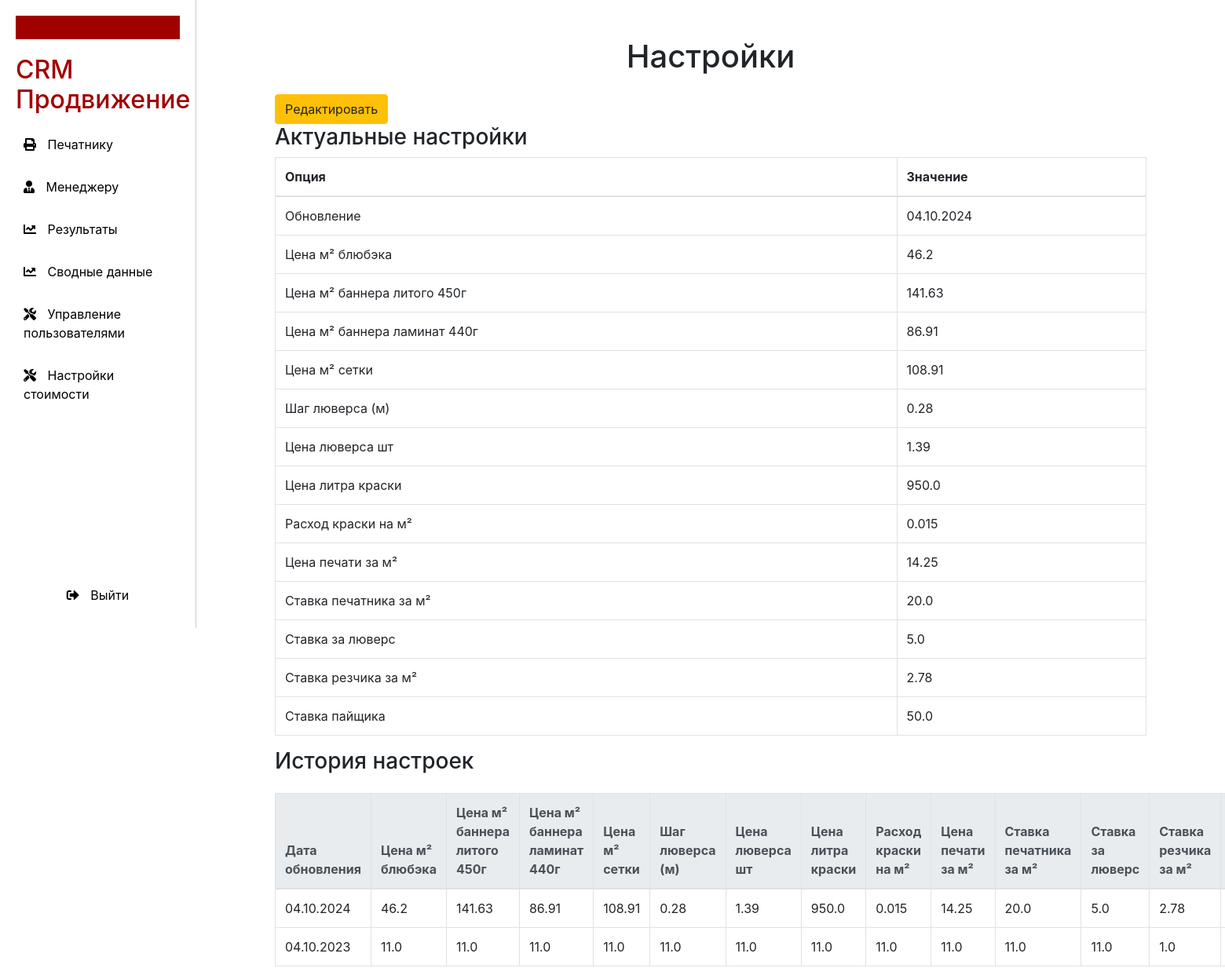
The app's page /settings (signed in) with its own data.
### models.py (models this page shows)
class Settings(Base):
    __tablename__ = 'settings'
    id = Column(Integer, primary_key=True)
    updated_at = Column(Date, nullable=False)
    blueback_price_m2 = Column(Float)  # Цена м² блюбэка
    banner_molded_price_m2 = Column(Float)  # Цена м² баннера литого 450г
    banner_laminated_price_m2 = Column(Float)  # Цена м² баннера ламинат 440г
    mesh_price_m2 = Column(Float)  # Цена м² сетки
    eyelet_step = Column(Float)  # Шаг люверса (м)
    eyelet_price = Column(Float)  # Цена люверсач
    paint_price_liter = Column(Float)  # Цена литра краски
    paint_consumption_m2 = Column(Float)  # Расход краски на м²
    print_price_m2 = Column(Float)  # Цена печати за м²
    printer_rate_m2 = Column(Float)  # Ставка печатника за м²
    eyelet_rate = Column(Float)  # Ставка за люверс
    cutter_rate_m2 = Column(Float)  # Ставка резчика за м²
    payer_rate = Column(Float)  # Ставка пайщика

### main.py (the view)
@app.get("/settings", response_class=HTMLResponse)
async def read_settings(request: Request, current_user: User = Depends(get_current_user),
                        db: Session = Depends(get_db)):
    check_role_access(current_user, {Role.superuser, Role.admin})
    settings = db.query(Settings).order_by(Settings.id.desc()).all()
    if not settings:
        default_settings = Settings(
            updated_at=date.today(),  # Используем текущую дату
            blueback_price_m2=46.20,
            banner_molded_price_m2=141.63,
            banner_laminated_price_m2=86.91,
            mesh_price_m2=108.91,
            eyelet_step=0.28,
            eyelet_price=1.39,
            paint_price_liter=950,
            paint_consumption_m2=0.015,
            print_price_m2=14.25,
            printer_rate_m2=20,
            eyelet_rate=5,
            cutter_rate_m2=2.78,
            payer_rate=50,
        )
        db.add(default_settings)
        db.commit()
    settings = db.query(Settings).order_by(Settings.id.desc()).all()
    actual_settings = settings[0] if settings else None
    return templates.TemplateResponse("settings.html",
                                      {"request": request,
                                       "user": current_user,
                                       "role": current_user.role.value,
                                       "settings": settings,
                                       "actual_settings": actual_settings
                                       })

### templates/settings.html (shortened to what this page needs)
{% extends "layout.html" %}
{% block settings %}
<div class="container mt-5">
    <h1 class="text-center">Настройки</h1>
    <button class="btn btn-warning mt-3" data-toggle="modal" data-target="#editSettingsModal">
        Редактировать
    </button>
    <h3>Актуальные настройки</h3>
    <table class="table table-bordered">
        <thead>
        <tr>
            <th>Опция</th>
            <th>Значение</th>
        </tr>
        </thead>
        <tbody>
        <tr>
            <td>Обновление</td>
            <td>
    {% if actual_settings.updated_at %}
        {{ actual_settings.updated_at.strftime("%d.%m.%Y") }}
    {% else %}
        Нет данных
    {% endif %}
</td>
        </tr>
        <tr>
            <td>Цена м² блюбэка</td>
            <td>{{ actual_settings.blueback_price_m2 }}</td>
        </tr>
        <tr>
            <td>Цена м² баннера литого 450г</td>
            <td>{{ actual_settings.banner_molded_price_m2 }}</td>
        </tr>
        <tr>
            <td>Цена м² баннера ламинат 440г</td>
            <td>{{ actual_settings.banner_laminated_price_m2 }}</td>
        </tr>
        <tr>
            <td>Цена м² сетки</td>
            <td>{{ actual_settings.mesh_price_m2 }}</td>
        </tr>
        <tr>
            <td>Шаг люверса (м)</td>
            <td>{{ actual_settings.eyelet_step }}</td>
        </tr>
        <tr>
            <td>Цена люверса шт</td>
            <td>{{ actual_settings.eyelet_price }}</td>
        </tr>
        <tr>
            <td>Цена литра краски</td>
            <td>{{ actual_settings.paint_price_liter }}</td>
        </tr>
        <tr>
            <td>Расход краски на м²</td>
            <td>{{ actual_settings.paint_consumption_m2 }}</td>
        </tr>
        <tr>
            <td>Цена печати за м²</td>
            <td>{{ actual_settings.print_price_m2 }}</td>
        </tr>
        <tr>
            <td>Ставка печатника за м²</td>
            <td>{{ actual_settings.printer_rate_m2 }}</td>
        </tr>
        <tr>
            <td>Ставка за люверс</td>
            <td>{{ actual_settings.eyelet_rate }}</td>
        </tr>
        <tr>
            <td>Ставка резчика за м²</td>
            <td>{{ actual_settings.cutter_rate_m2 }}</td>
        </tr>
        <tr>
            <td>Ставка пайщика</td>
            <td>{{ actual_settings.payer_rate }}</td>
        </tr>
        </tbody>
    </table>
    <h3>История настроек</h3>
    <table class="table table-bordered mt-4">
        <thead class="thead-light">
        <tr>
            <th>Дата обновления</th>
            <th>Цена м² блюбэка</th>
            <th>Цена м² баннера литого 450г</th>
            <th>Цена м² баннера ламинат 440г</th>
            <th>Цена м² сетки</th>
            <th>Шаг люверса (м)</th>
            <th>Цена люверса шт</th>
            <th>Цена литра краски</th>
            <th>Расход краски на м²</th>
            <th>Цена печати за м²</th>
            <th>Ставка печатника за м²</th>
            <th>Ставка за люверс</th>
            <th>Ставка резчика за м²</th>
            <th>Ставка пайщика</th>
        </tr>
        </thead>
        <tbody>
        {% for setting in settings %}
        <tr>
            <td>{{ setting.updated_at.strftime("%d.%m.%Y") }}</td>
            <td>{{ setting.blueback_price_m2 }}</td>
            <td>{{ setting.banner_molded_price_m2 }}</td>
            <td>{{ setting.banner_laminated_price_m2 }}</td>
            <td>{{ setting.mesh_price_m2 }}</td>
            <td>{{ setting.eyelet_step }}</td>
            <td>{{ setting.eyelet_price }}</td>
            <td>{{ setting.paint_price_liter }}</td>
            <td>{{ setting.paint_consumption_m2 }}</td>
            <td>{{ setting.print_price_m2 }}</td>
            <td>{{ setting.printer_rate_m2 }}</td>
            <td>{{ setting.eyelet_rate }}</td>
            <td>{{ setting.cutter_rate_m2 }}</td>
            <td>{{ setting.payer_rate }}</td>
        </tr>
        {% endfor %}
        </tbody>
    </table>
</div>
{% endblock %}

### templates/layout.html (style rules this page uses)
body { display: flex; min-height: 100vh; margin: 0; }

### records on screen
Settings: updated_at "04.10.2024", blueback_price_m2 "46.2", banner_molded_price_m2 "141.63", banner_laminated_price_m2 "86.91", mesh_price_m2 "108.91", eyelet_step "0.28", eyelet_price "1.39", paint_price_liter "950.0", paint_consumption_m2 "0.015", print_price_m2 "14.25", printer_rate_m2 "20.0", eyelet_rate "5.0", cutter_rate_m2 "2.78", payer_rate "50.0"
Settings: updated_at "04.10.2023", blueback_price_m2 "11.0", banner_molded_price_m2 "11.0", banner_laminated_price_m2 "11.0", mesh_price_m2 "11.0", eyelet_step "11.0", eyelet_price "11.0", paint_price_liter "11.0", paint_consumption_m2 "11.0", print_price_m2 "11.0", printer_rate_m2 "11.0", eyelet_rate "11.0", cutter_rate_m2 "1.0"
